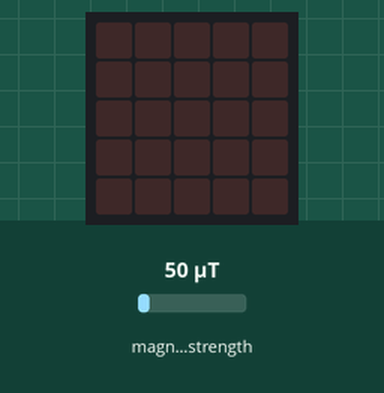
Simulated run of this program. Board: BBC micro:bit (MakeCode). On the bench: the board's 5×5 LED display. Inputs (shaded band) come from the test bench; at power-on: magnetic field strength 50 µT.

Above: at 1.2 s.
1.3 s: magnetic field strength set to 250 µT
At 2.2 s:
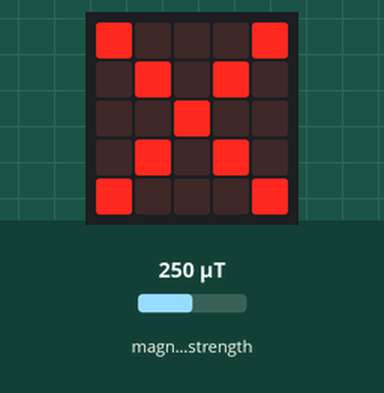
2.8 s: magnetic field strength set to 10 µT
At 4.3 s:
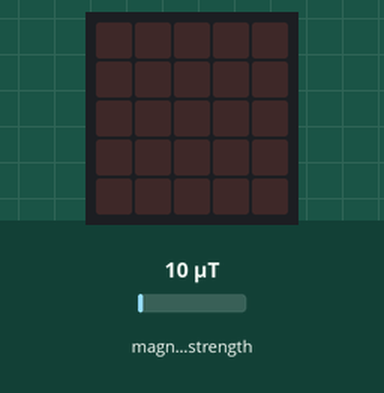
4.6 s: magnetic field strength set to 375 µT
At 5.8 s:
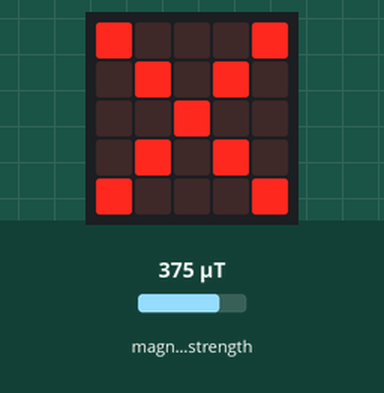
6.1 s: magnetic field strength set to 125 µT
At 7.0 s:
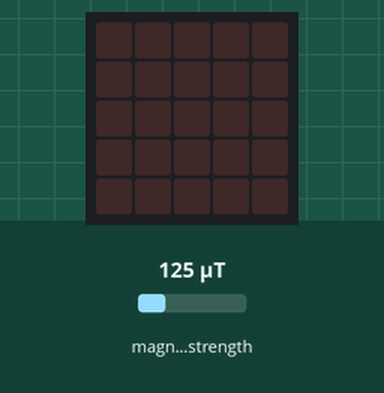
Timing chart, 0 to 8.9 s (numbered marks = the images above; inputs shaded):
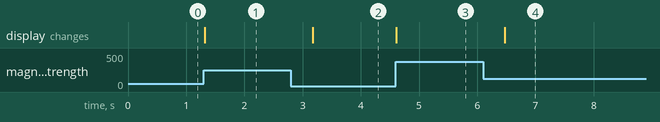

Measured:
- after the input at 1.3 s, the display: changes at once (image 1)
- after the input at 2.8 s, the display: changes after 0.38 s (image 2)
- after the input at 4.6 s, the display: changes at once (image 3)
- after the input at 6.1 s, the display: changes after 0.37 s (image 4)

The program:

main.ts
```typescript
let baseline = input.magneticForce(Dimension.Strength)
basic.forever(function () {
    if (Math.abs(input.magneticForce(Dimension.Strength) - baseline) > 100) {
        basic.showIcon(IconNames.No)
    } else {
        basic.clearScreen()
    }
})
```

test.ts
```typescript
// här hamnar tester och detta kompileras inte när det här paketet används som ett tillägg.
```
